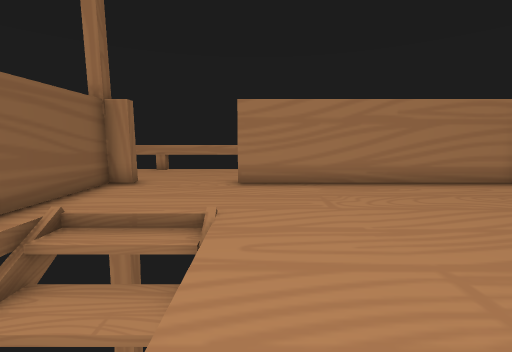
view 1 (above)

12 first-person views from a walk through a Godot game level. The camera is 1.3 m above the floor, tilts 8° down and sees 90° across. The floor is counted in squares, 1 m on a side. Each view is taken from the middle of a square. On the plan, view 1 faces up. The plan holds only what a view shows up to about 13 squares ahead; the rest is blank. The place goes on beyond the plan. Flat picture figures and markers are left out. Some surface patterns are stand-ins.

view 2
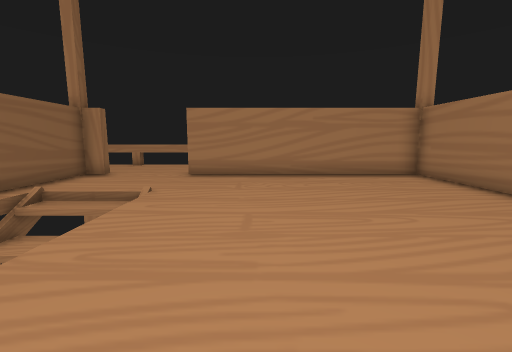

view 3
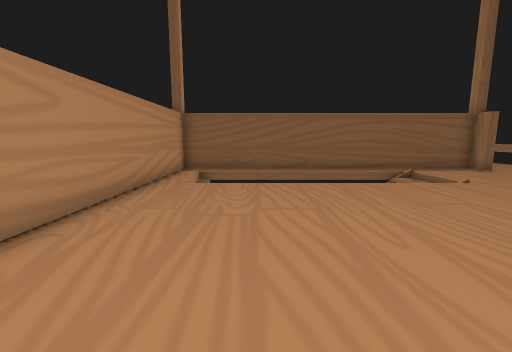

view 4
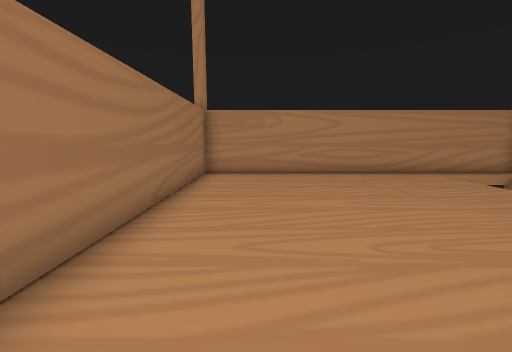

view 5
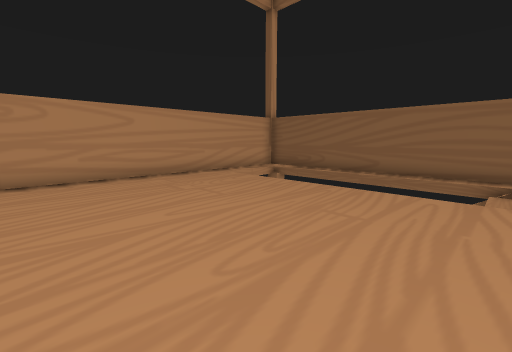

view 6
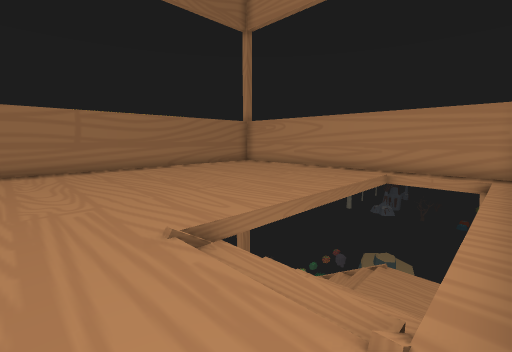

view 7
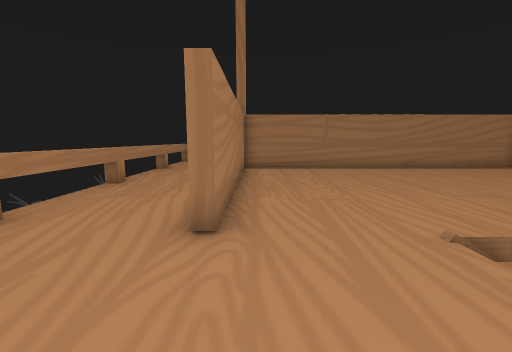

view 8
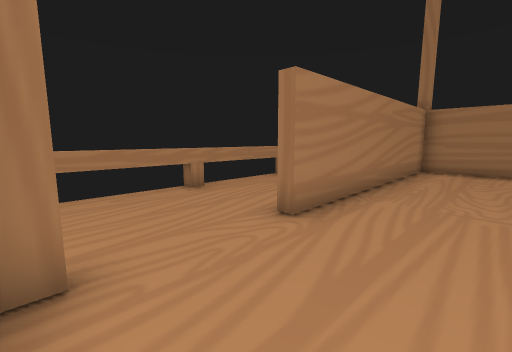

view 9
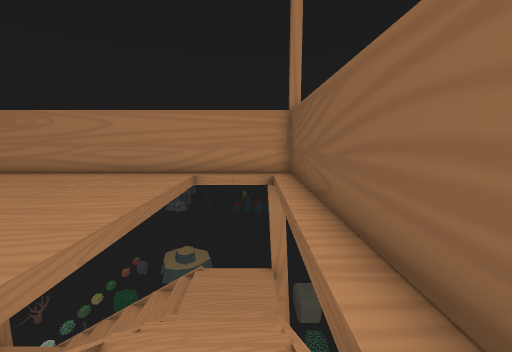

view 10
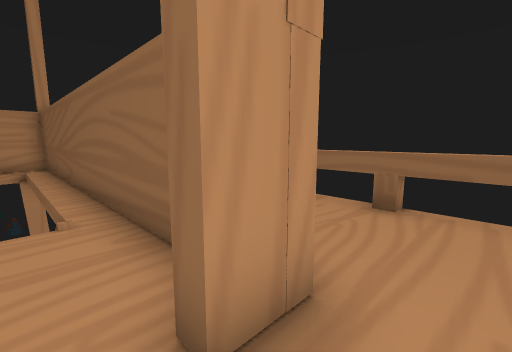

view 11
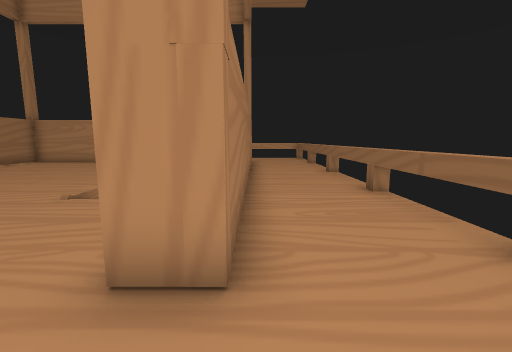

view 12
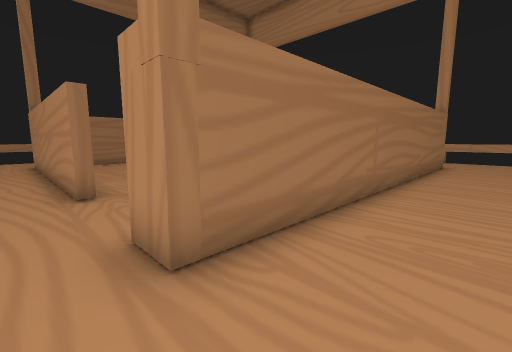

### Floor plan
Key: @ floor where view 1 was taken; # wall or solid block; . main floor; - floor 0.25 m lower than the main floor; / step, stairs or slope; ^ raised ledge; v drop or lower ground.
Columns run from 8 left of view 1 to 10 right of it. Each row starts with its distance up from view 1.
 12         #   #
 11    ###############
 10   ...............
  9 ^..................
  8 ^..##...#########..
  7 ^..#............#
  6 ^..#............#
  5 ^..#............#
  4 ^..#.--/........#
  3 ^..#.vvv........#
  2 ^..#.vvv........#
  1 ^..#.vvv........#
  0 ^..#.vvv@.......#
 -1 ^..#.vvv........#
 -2 ^..#.vvv........#
 -3 ^..#.vvv........#
 -4  ..#.vvv........#
 -5  ..##############
 -6  ...
 -7  ...
 -8  ..

Where each view was taken, in squares from view 1:
view 1: 0 up, 0 right, facing up
view 2: 2 down, 2 right, facing up
view 3: 2 down, 7 right, facing left
view 4: 5 up, 6 right, facing down
view 5: 4 up, 6 right, facing down-left
view 6: 6 up, 4 left, facing down-right
view 7: 7 up, 4 left, facing right
view 8: 5 up, 4 left, facing up-right
view 9: 5 up, 3 left, facing down
view 10: 9 up, 3 left, facing down-left
view 11: 10 up, 5 left, facing down
view 12: 9 up, 7 left, facing down-right
